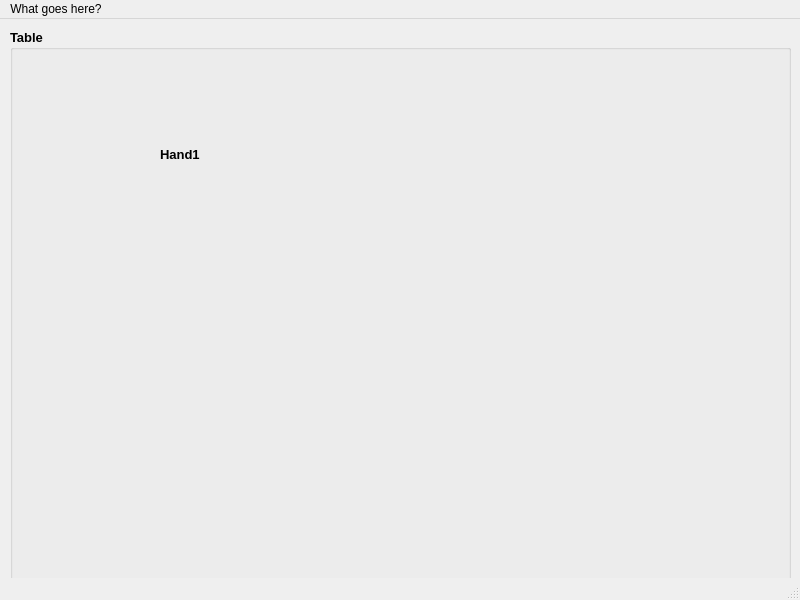
<?xml version="1.0" encoding="UTF-8"?>
<ui version="4.0">
 <class>MainWindow</class>
 <widget class="QMainWindow" name="MainWindow">
  <property name="geometry">
   <rect>
    <x>0</x>
    <y>0</y>
    <width>800</width>
    <height>600</height>
   </rect>
  </property>
  <property name="windowTitle">
   <string>MainWindow</string>
  </property>
  <widget class="QWidget" name="centralwidget">
   <widget class="QGroupBox" name="gbxTable">
    <property name="geometry">
     <rect>
      <x>10</x>
      <y>10</y>
      <width>781</width>
      <height>571</height>
     </rect>
    </property>
    <property name="font">
     <font>
      <family>Arial</family>
      <pointsize>10</pointsize>
      <weight>75</weight>
      <bold>true</bold>
     </font>
    </property>
    <property name="title">
     <string>Table</string>
    </property>
    <widget class="QLabel" name="lblHand1">
     <property name="geometry">
      <rect>
       <x>150</x>
       <y>110</y>
       <width>91</width>
       <height>31</height>
      </rect>
     </property>
     <property name="text">
      <string>Hand1</string>
     </property>
    </widget>
   </widget>
  </widget>
  <widget class="QMenuBar" name="menubar">
   <property name="geometry">
    <rect>
     <x>0</x>
     <y>0</y>
     <width>800</width>
     <height>27</height>
    </rect>
   </property>
   <widget class="QMenu" name="menuWhatGoesHere">
    <property name="title">
     <string>What goes here?</string>
    </property>
   </widget>
   <addaction name="menuWhatGoesHere"/>
  </widget>
  <widget class="QStatusBar" name="statusbar"/>
 </widget>
 <resources/>
 <connections/>
</ui>
